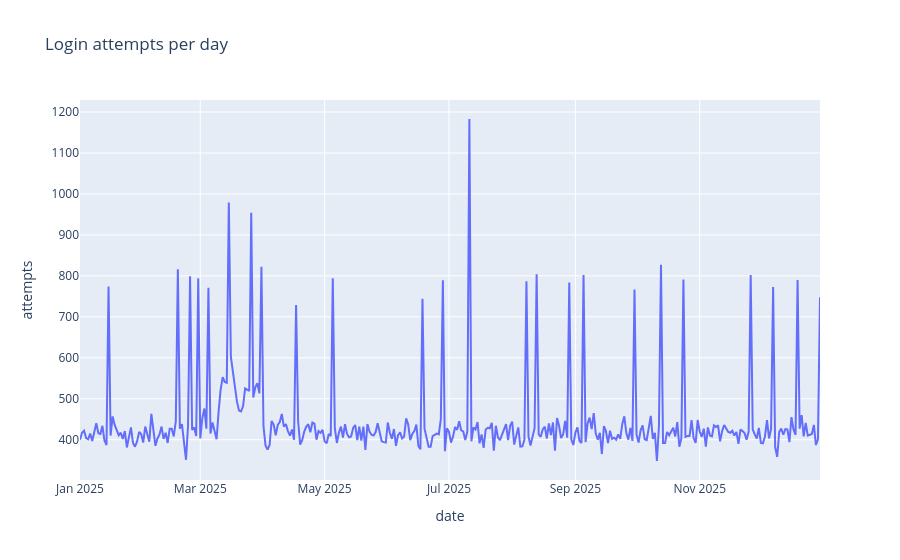

Here is the notebook cell this chart was saved with:
### Markdown cell above
## 5. Exploratory analysis

### Code cell
daily = (logins_clean.assign(date=logins_clean['timestamp'].dt.date)
         .groupby('date').agg(attempts=('attempt_id', 'count'),
                              fraud=('is_fraud_attempt', 'sum')).reset_index())
fig = px.line(daily, x='date', y='attempts', title='Login attempts per day')
fig.show()

### Figure 1 — Plotly figure (JSON) as saved in the notebook; plotly's stock layout.template omitted (floating-point values rounded to 4 significant figures; data arrays with more than 128 entries replaced by an {"elided": "..."} marker saying what was removed)
{"data": [{"hovertemplate": "date=%{x}<br>attempts=%{y}<extra></extra>", "legendgroup": "", "line": {"color": "#636efa", "dash": "solid"}, "marker": {"symbol": "circle"}, "mode": "lines", "name": "", "orientation": "v", "showlegend": false, "type": "scatter", "x": {"elided": "364 str values"}, "xaxis": "x", "y": {"elided": "364 int values"}, "yaxis": "y"}], "layout": {"legend": {"tracegroupgap": 0}, "title": {"text": "Login attempts per day"}, "xaxis": {"anchor": "y", "domain": [0.0, 1.0], "title": {"text": "date"}}, "yaxis": {"anchor": "x", "domain": [0.0, 1.0], "title": {"text": "attempts"}}}}
